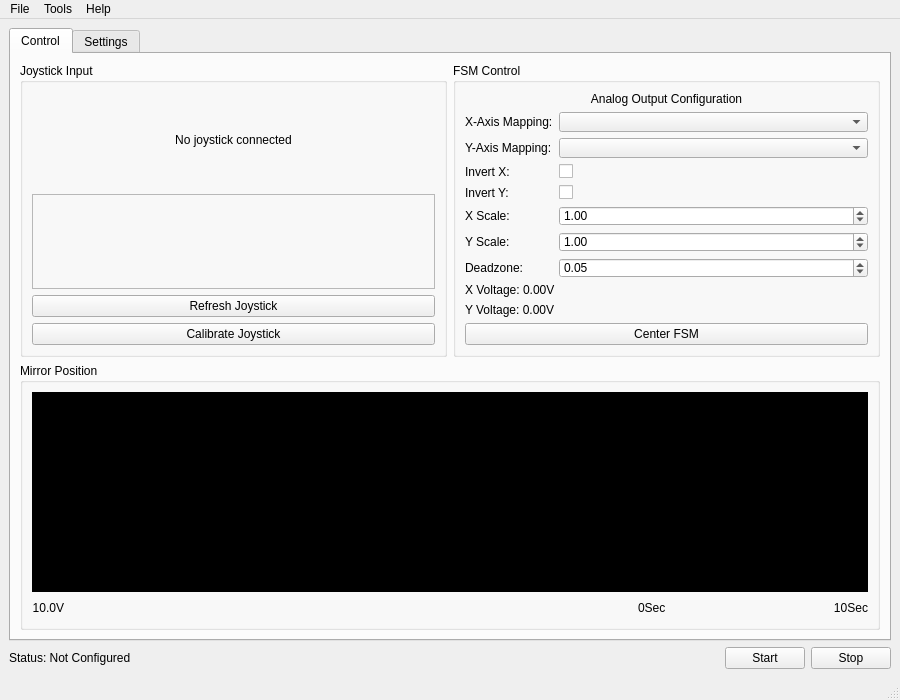
<?xml version="1.0" encoding="UTF-8"?>
<ui version="4.0">
 <class>MainWindow</class>
 <widget class="QMainWindow" name="MainWindow">
  <property name="geometry">
   <rect>
    <x>0</x>
    <y>0</y>
    <width>900</width>
    <height>700</height>
   </rect>
  </property>
  <property name="minimumSize">
   <size>
    <width>800</width>
    <height>600</height>
   </size>
  </property>
  <property name="windowTitle">
   <string>Joystick FSM Control</string>
  </property>
  <widget class="QWidget" name="centralWidget">
   <layout class="QVBoxLayout" name="verticalLayout">
    <item>
     <widget class="QSplitter" name="mainSplitter">
      <property name="orientation">
       <enum>Qt::Horizontal</enum>
      </property>
      <widget class="QTabWidget" name="tabWidget">
       <property name="currentIndex">
        <number>0</number>
       </property>
       <widget class="QWidget" name="controlTab">
        <attribute name="title">
         <string>Control</string>
        </attribute>
        <layout class="QVBoxLayout" name="verticalLayout_2">
         <item>
          <layout class="QHBoxLayout" name="controlLayout">
           <item>
            <widget class="QGroupBox" name="joystickGroup">
             <property name="title">
              <string>Joystick Input</string>
             </property>
             <layout class="QVBoxLayout" name="joystickLayout">
              <item>
               <widget class="QLabel" name="joystickLabel">
                <property name="text">
                 <string>No joystick connected</string>
                </property>
                <property name="alignment">
                 <set>Qt::AlignCenter</set>
                </property>
               </widget>
              </item>
              <item>
               <widget class="QFrame" name="joystickFrame">
                <property name="frameShape">
                 <enum>QFrame::StyledPanel</enum>
                </property>
                <property name="frameShadow">
                 <enum>QFrame::Raised</enum>
                </property>
               </widget>
              </item>
              <item>
               <widget class="QPushButton" name="btnJoystickRefresh">
                <property name="text">
                 <string>Refresh Joystick</string>
                </property>
               </widget>
              </item>
              <item>
               <widget class="QPushButton" name="btnJoystickCalibrate">
                <property name="text">
                 <string>Calibrate Joystick</string>
                </property>
               </widget>
              </item>
             </layout>
            </widget>
           </item>
           <item>
            <widget class="QGroupBox" name="outputGroup">
             <property name="title">
              <string>FSM Control</string>
             </property>
             <layout class="QVBoxLayout" name="outputLayout">
              <item>
               <widget class="QLabel" name="outputLabel">
                <property name="text">
                 <string>Analog Output Configuration</string>
                </property>
                <property name="alignment">
                 <set>Qt::AlignCenter</set>
                </property>
               </widget>
              </item>
              <item>
               <layout class="QFormLayout" name="outputFormLayout">
                <item row="0" column="0">
                 <widget class="QLabel" name="lblXAxis">
                  <property name="text">
                   <string>X-Axis Mapping:</string>
                  </property>
                 </widget>
                </item>
                <item row="0" column="1">
                 <widget class="QComboBox" name="cmbXAxis"/>
                </item>
                <item row="1" column="0">
                 <widget class="QLabel" name="lblYAxis">
                  <property name="text">
                   <string>Y-Axis Mapping:</string>
                  </property>
                 </widget>
                </item>
                <item row="1" column="1">
                 <widget class="QComboBox" name="cmbYAxis"/>
                </item>
                <item row="2" column="0">
                 <widget class="QLabel" name="lblInvX">
                  <property name="text">
                   <string>Invert X:</string>
                  </property>
                 </widget>
                </item>
                <item row="2" column="1">
                 <widget class="QCheckBox" name="chkInvertX">
                  <property name="text">
                   <string/>
                  </property>
                 </widget>
                </item>
                <item row="3" column="0">
                 <widget class="QLabel" name="lblInvY">
                  <property name="text">
                   <string>Invert Y:</string>
                  </property>
                 </widget>
                </item>
                <item row="3" column="1">
                 <widget class="QCheckBox" name="chkInvertY">
                  <property name="text">
                   <string/>
                  </property>
                 </widget>
                </item>
                <item row="4" column="0">
                 <widget class="QLabel" name="lblXScale">
                  <property name="text">
                   <string>X Scale:</string>
                  </property>
                 </widget>
                </item>
                <item row="4" column="1">
                 <widget class="QDoubleSpinBox" name="spinXScale">
                  <property name="minimum">
                   <double>0.010000000000000</double>
                  </property>
                  <property name="maximum">
                   <double>100.000000000000000</double>
                  </property>
                  <property name="value">
                   <double>1.000000000000000</double>
                  </property>
                 </widget>
                </item>
                <item row="5" column="0">
                 <widget class="QLabel" name="lblYScale">
                  <property name="text">
                   <string>Y Scale:</string>
                  </property>
                 </widget>
                </item>
                <item row="5" column="1">
                 <widget class="QDoubleSpinBox" name="spinYScale">
                  <property name="minimum">
                   <double>0.010000000000000</double>
                  </property>
                  <property name="maximum">
                   <double>100.000000000000000</double>
                  </property>
                  <property name="value">
                   <double>1.000000000000000</double>
                  </property>
                 </widget>
                </item>
                <item row="6" column="0">
                 <widget class="QLabel" name="lblDeadzone">
                  <property name="text">
                   <string>Deadzone:</string>
                  </property>
                 </widget>
                </item>
                <item row="6" column="1">
                 <widget class="QDoubleSpinBox" name="spinDeadzone">
                  <property name="maximum">
                   <double>0.500000000000000</double>
                  </property>
                  <property name="singleStep">
                   <double>0.010000000000000</double>
                  </property>
                  <property name="value">
                   <double>0.050000000000000</double>
                  </property>
                 </widget>
                </item>
               </layout>
              </item>
              <item>
               <widget class="QLabel" name="lblXVoltage">
                <property name="text">
                 <string>X Voltage: 0.00V</string>
                </property>
               </widget>
              </item>
              <item>
               <widget class="QLabel" name="lblYVoltage">
                <property name="text">
                 <string>Y Voltage: 0.00V</string>
                </property>
               </widget>
              </item>
              <item>
               <widget class="QPushButton" name="btnCenter">
                <property name="text">
                 <string>Center FSM</string>
                </property>
               </widget>
              </item>
             </layout>
            </widget>
           </item>
          </layout>
         </item>
         <item>
          <widget class="QGroupBox" name="graphGroupBox">
           <property name="title">
            <string>Mirror Position</string>
           </property>
           <layout class="QVBoxLayout" name="verticalLayout_4">
            <item>
             <widget class="QFrame" name="graphFrame">
              <property name="minimumSize">
               <size>
                <width>400</width>
                <height>200</height>
               </size>
              </property>
              <property name="styleSheet">
               <string notr="true">background-color: rgb(0, 0, 0);</string>
              </property>
              <property name="frameShape">
               <enum>QFrame::StyledPanel</enum>
              </property>
              <property name="frameShadow">
               <enum>QFrame::Raised</enum>
              </property>
             </widget>
            </item>
            <item>
             <layout class="QHBoxLayout" name="graphLabelsLayout">
              <item>
               <widget class="QLabel" name="lblYCoordinateMax">
                <property name="text">
                 <string>10.0V</string>
                </property>
                <property name="alignment">
                 <set>Qt::AlignRight|Qt::AlignTrailing|Qt::AlignVCenter</set>
                </property>
               </widget>
              </item>
              <item>
               <spacer name="horizontalSpacer">
                <property name="orientation">
                 <enum>Qt::Horizontal</enum>
                </property>
                <property name="sizeHint" stdset="0">
                 <size>
                  <width>568</width>
                  <height>20</height>
                 </size>
                </property>
               </spacer>
              </item>
              <item>
               <widget class="QLabel" name="lblXCoordinateStart">
                <property name="text">
                 <string>0Sec</string>
                </property>
                <property name="alignment">
                 <set>Qt::AlignLeading|Qt::AlignLeft|Qt::AlignVCenter</set>
                </property>
               </widget>
              </item>
              <item>
               <spacer name="horizontalSpacer_2">
                <property name="orientation">
                 <enum>Qt::Horizontal</enum>
                </property>
                <property name="sizeHint" stdset="0">
                 <size>
                  <width>40</width>
                  <height>20</height>
                 </size>
                </property>
               </spacer>
              </item>
              <item>
               <widget class="QLabel" name="lblXCoordinateEnd">
                <property name="text">
                 <string>10Sec</string>
                </property>
                <property name="alignment">
                 <set>Qt::AlignRight|Qt::AlignTrailing|Qt::AlignVCenter</set>
                </property>
               </widget>
              </item>
             </layout>
            </item>
           </layout>
          </widget>
         </item>
        </layout>
       </widget>
       <widget class="QWidget" name="settingsTab">
        <attribute name="title">
         <string>Settings</string>
        </attribute>
        <layout class="QVBoxLayout" name="settingsLayout">
         <item>
          <widget class="QGroupBox" name="aiGroup">
           <property name="title">
            <string>Analog Input Settings</string>
           </property>
           <layout class="QFormLayout" name="aiFormLayout">
            <item row="0" column="0">
             <widget class="QLabel" name="lblAIDevice">
              <property name="text">
               <string>AI Device:</string>
              </property>
             </widget>
            </item>
            <item row="0" column="1">
             <widget class="QLabel" name="lblAIDeviceValue">
              <property name="text">
               <string>Not configured</string>
              </property>
             </widget>
            </item>
            <item row="1" column="0">
             <widget class="QLabel" name="lblAIChan">
              <property name="text">
               <string>Channels:</string>
              </property>
             </widget>
            </item>
            <item row="1" column="1">
             <widget class="QLabel" name="lblAIChanValue">
              <property name="text">
               <string>Not configured</string>
              </property>
             </widget>
            </item>
            <item row="2" column="0">
             <widget class="QLabel" name="lblAIRate">
              <property name="text">
               <string>Sample Rate:</string>
              </property>
             </widget>
            </item>
            <item row="2" column="1">
             <widget class="QLabel" name="lblAIRateValue">
              <property name="text">
               <string>Not configured</string>
              </property>
             </widget>
            </item>
           </layout>
          </widget>
         </item>
         <item>
          <widget class="QGroupBox" name="aoGroup">
           <property name="title">
            <string>Analog Output Settings</string>
           </property>
           <layout class="QFormLayout" name="aoFormLayout">
            <item row="0" column="0">
             <widget class="QLabel" name="lblAODevice">
              <property name="text">
               <string>AO Device:</string>
              </property>
             </widget>
            </item>
            <item row="0" column="1">
             <widget class="QLabel" name="lblAODeviceValue">
              <property name="text">
               <string>Not configured</string>
              </property>
             </widget>
            </item>
            <item row="1" column="0">
             <widget class="QLabel" name="lblAOChan">
              <property name="text">
               <string>Channels:</string>
              </property>
             </widget>
            </item>
            <item row="1" column="1">
             <widget class="QLabel" name="lblAOChanValue">
              <property name="text">
               <string>Not configured</string>
              </property>
             </widget>
            </item>
            <item row="2" column="0">
             <widget class="QLabel" name="lblXChannel">
              <property name="text">
               <string>X Channel:</string>
              </property>
             </widget>
            </item>
            <item row="2" column="1">
             <widget class="QComboBox" name="cmbXChannel"/>
            </item>
            <item row="3" column="0">
             <widget class="QLabel" name="lblYChannel">
              <property name="text">
               <string>Y Channel:</string>
              </property>
             </widget>
            </item>
            <item row="3" column="1">
             <widget class="QComboBox" name="cmbYChannel"/>
            </item>
           </layout>
          </widget>
         </item>
         <item>
          <widget class="QGroupBox" name="jsGroup">
           <property name="title">
            <string>Joystick Settings</string>
           </property>
           <layout class="QFormLayout" name="jsFormLayout">
            <item row="0" column="0">
             <widget class="QLabel" name="lblJoystick">
              <property name="text">
               <string>Selected Joystick:</string>
              </property>
             </widget>
            </item>
            <item row="0" column="1">
             <widget class="QComboBox" name="cmbJoystick"/>
            </item>
            <item row="1" column="0">
             <widget class="QLabel" name="lblBackend">
              <property name="text">
               <string>Backend:</string>
              </property>
             </widget>
            </item>
            <item row="1" column="1">
             <widget class="QComboBox" name="cmbBackend">
              <item>
               <property name="text">
                <string>Auto</string>
               </property>
              </item>
              <item>
               <property name="text">
                <string>Legacy</string>
               </property>
              </item>
              <item>
               <property name="text">
                <string>Libinput</string>
               </property>
              </item>
             </widget>
            </item>
           </layout>
          </widget>
         </item>
         <item>
          <layout class="QHBoxLayout" name="settingsButtons">
           <item>
            <spacer name="horizontalSpacer_3">
             <property name="orientation">
              <enum>Qt::Horizontal</enum>
             </property>
             <property name="sizeHint" stdset="0">
              <size>
               <width>40</width>
               <height>20</height>
              </size>
             </property>
            </spacer>
           </item>
           <item>
            <widget class="QPushButton" name="btnConfiguration">
             <property name="text">
              <string>DAQ Configuration</string>
             </property>
            </widget>
           </item>
          </layout>
         </item>
        </layout>
       </widget>
      </widget>
     </widget>
    </item>
    <item>
     <layout class="QHBoxLayout" name="statusLayout">
      <item>
       <widget class="QLabel" name="lblStatus">
        <property name="text">
         <string>Status: Not Configured</string>
        </property>
       </widget>
      </item>
      <item>
       <spacer name="horizontalSpacer_4">
        <property name="orientation">
         <enum>Qt::Horizontal</enum>
        </property>
        <property name="sizeHint" stdset="0">
         <size>
          <width>40</width>
          <height>20</height>
         </size>
        </property>
       </spacer>
      </item>
      <item>
       <widget class="QPushButton" name="btnStart">
        <property name="text">
         <string>Start</string>
        </property>
       </widget>
      </item>
      <item>
       <widget class="QPushButton" name="btnStop">
        <property name="text">
         <string>Stop</string>
        </property>
       </widget>
      </item>
     </layout>
    </item>
   </layout>
  </widget>
  <widget class="QMenuBar" name="menuBar">
   <property name="geometry">
    <rect>
     <x>0</x>
     <y>0</y>
     <width>900</width>
     <height>22</height>
    </rect>
   </property>
   <widget class="QMenu" name="menuFile">
    <property name="title">
     <string>File</string>
    </property>
    <addaction name="actionExit"/>
   </widget>
   <widget class="QMenu" name="menuTools">
    <property name="title">
     <string>Tools</string>
    </property>
    <addaction name="actionConfigure"/>
    <addaction name="actionJoystickTest"/>
   </widget>
   <widget class="QMenu" name="menuHelp">
    <property name="title">
     <string>Help</string>
    </property>
    <addaction name="actionAbout"/>
   </widget>
   <addaction name="menuFile"/>
   <addaction name="menuTools"/>
   <addaction name="menuHelp"/>
  </widget>
  <widget class="QStatusBar" name="statusBar"/>
  <action name="actionExit">
   <property name="text">
    <string>Exit</string>
   </property>
  </action>
  <action name="actionConfigure">
   <property name="text">
    <string>Configure DAQ</string>
   </property>
  </action>
  <action name="actionJoystickTest">
   <property name="text">
    <string>Joystick Test</string>
   </property>
  </action>
  <action name="actionAbout">
   <property name="text">
    <string>About</string>
   </property>
  </action>
 </widget>
 <resources/>
 <connections/>
</ui>
